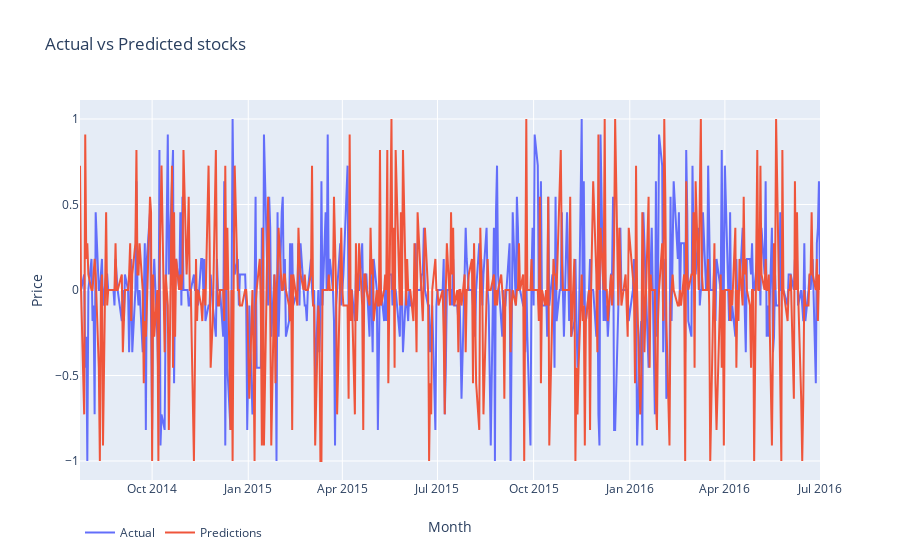

Write notebook code for a chart like this one.
### Code cell
plt_data = []
plt_data.append(go.Scatter(
    x = plot_df.index.values,
    y = plot_df['Actual'].values,
    name = 'Actual'
))
plt_data.append(go.Scatter(
    x = plot_df.index.values,
    y = plot_df['Predictions'].values,
    name = 'Predictions'
))
layout = go.Layout(dict(title = 'Actual vs Predicted stocks',
                       xaxis = dict(title = 'Month'),
                       yaxis = dict(title = 'Price'),
                       ), legend = dict(orientation = 'h'))
py.iplot(dict(data=plt_data, layout=layout), filename='basic-line')

### Figure 1 — Plotly figure (JSON) as saved in the notebook; plotly's stock layout.template omitted (floating-point values rounded to 4 significant figures; data arrays with more than 128 entries replaced by an {"elided": "..."} marker saying what was removed)
{"data": [{"name": "Actual", "type": "scatter", "x": {"elided": "490 str values"}, "y": {"elided": "490 float values"}}, {"name": "Predictions", "type": "scatter", "x": {"elided": "490 str values"}, "y": {"elided": "490 float values"}}], "layout": {"legend": {"orientation": "h"}, "title": {"text": "Actual vs Predicted stocks"}, "xaxis": {"title": {"text": "Month"}}, "yaxis": {"title": {"text": "Price"}}}}
